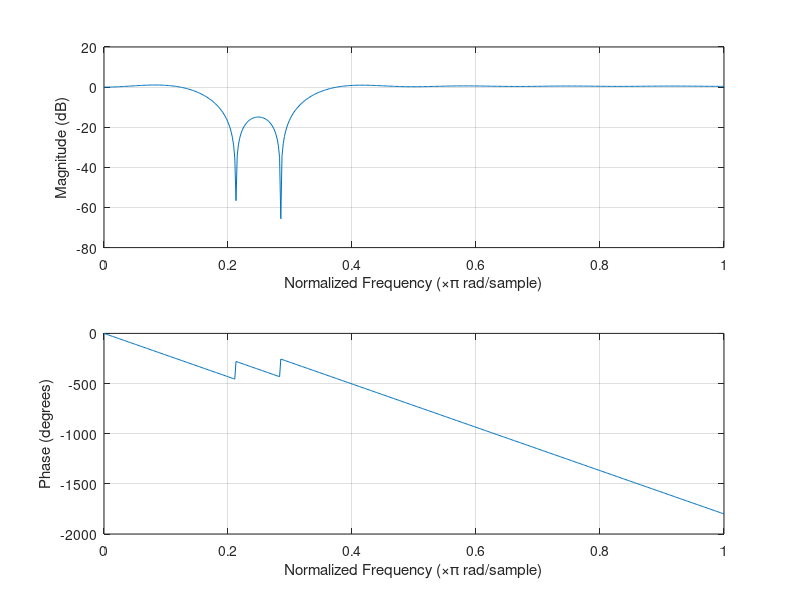
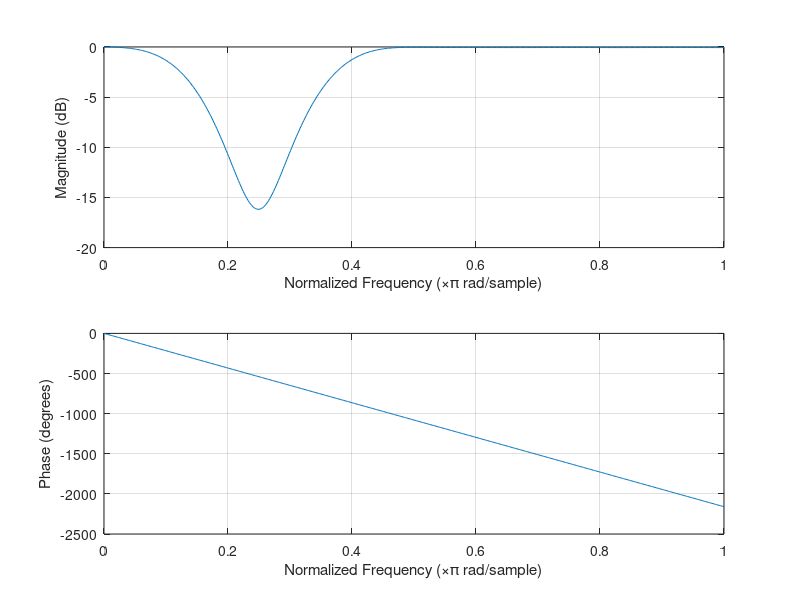
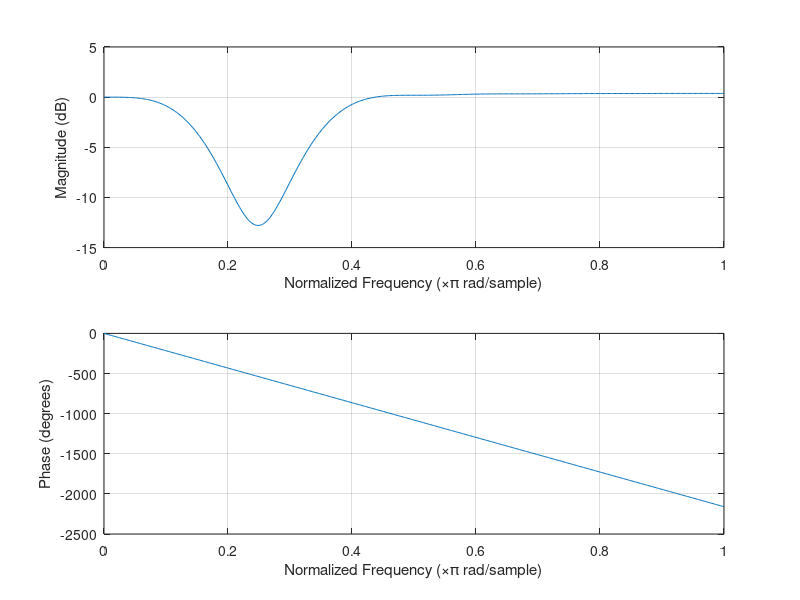

Source code (MATLAB) for these figures, in order:
%% Problem 10.2

% FIR Window Bandstop filter designed using the FIR1 function.
% All frequency values are normalized to 1.

N    = 24;             % Order
Fc1  = 0.16666666667;  % First Cutoff Frequency
Fc2  = 0.33333333333;  % Second Cutoff Frequency
flag = 'scale';        % Sampling Flag

% Create the window vector for the design algorithm.
win = rectwin(N+1);

% Calculate the coefficients using the FIR1 function.
hrect  = fir1(N, [Fc1 Fc2], 'stop', win, flag);
figure
freqz(hrect,1)

hhamm  = fir1(N, [Fc1 Fc2], 'stop', hamming(25), flag);
figure
freqz(hhamm,1)

hbart  = fir1(N, [Fc1 Fc2], 'stop', bartlett(25), flag);
figure
freqz(hbart,1)
